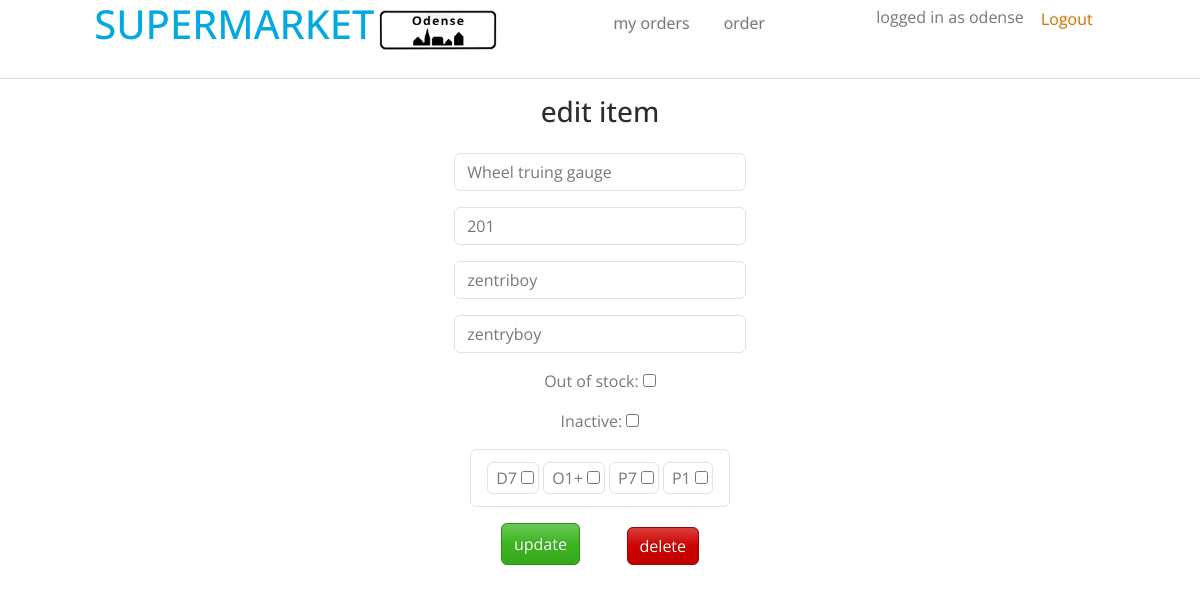
Page /edit-part/1617 (signed in) on the committed database.
### parts/models.py (models this page shows)
class Part(models.Model):
    title = models.CharField(max_length=200)
    slug = models.CharField(max_length=100, blank=True)
    danish_slug = models.CharField(max_length=100, blank=True)
    part_no = models.IntegerField(null=True, blank=True)
    part_group = models.CharField(max_length=50, blank=True)
    item_no = models.IntegerField(null=True, blank=True)
    group_no = models.IntegerField(null=True, blank=True)
    bike_models = models.JSONField(default=list, blank=True)
    out_of_stock = models.BooleanField(default=False)
    expected_date = models.DateField(null=True, blank=True)
    inactive = models.BooleanField(default=False)

### parts/views.py (the view, shortened to what this page needs)
# urls.py: path('edit-part/<int:id>', views.editPart, name='edit-part'),
@login_required(login_url='/login')
def editPart(request, id):
    part = get_object_or_404(Part, id=id)
    form = PartForm(instance=part)
    delete = request.POST.get('delete')
    if delete:
        part.delete()
        return redirect('parts:list-parts')
    return render(request, 'edit-part.html', {'form': form})

### parts/forms.py
class PartForm(ModelForm):
   class Meta:
        model = Part
        fields = ['title','part_no','slug','danish_slug','out_of_stock','inactive', 'bike_models']
        widgets = {
            'title': forms.widgets.TextInput(attrs={'class': 'form-control', 'placeholder': 'name'}),
            'part_no': forms.widgets.TextInput(attrs={'class': 'form-control', 'placeholder': 'SKU'}),
            'slug': forms.widgets.TextInput(attrs={'class': 'form-control', 'placeholder': 'slug'}),
            'danish_slug': forms.widgets.TextInput(attrs={'class': 'form-control', 'placeholder': 'dansk'}),
            'bike_models': forms.widgets.TextInput(attrs={'required': 'false','class': 'd-none'})
     }

### parts/templates/edit-part.html (shortened to what this page needs)
{% extends "base.html" %} {% block content %}
<div class="d-flex flex-column align-items-center m-auto">
    <h3>edit item</h3>
    <form method="POST" class="text-center" id="form">
       {{ form.as_p }}
       <div class="m-3 border rounded p-3">
        <div>
            <span class="border rounded p-1"><span class="m-1">D7</span></label><input type="checkbox" name="bikes" value="D7"></span>
            <span class="border rounded p-1"><span class="m-1">O1+</span></label><input type="checkbox" name="bikes" value="O1+"></span>
            <span class="border rounded p-1"><span class="m-1">P7</span></label><input type="checkbox" name="bikes" value="P7"></span>
             <span class="border rounded p-1"><span class="m-1">P1</span></label><input type="checkbox" name="bikes" value="P1"></span>
        </div>
       </div>
       <div class="d-flex justify-content-evenly">
        <button class="btn btn-success">update</button>
      </form>
        <button class="btn btn-danger mt-1" onclick="onDelete()">delete</button>
      </div>
{% endblock %}

### parts/templates/base.html (shortened to what this page needs)
{% load static %}
<!DOCTYPE html>
<html lang="en">
<head>
    <link rel="stylesheet" href="https://bootswatch.com/5/spacelab/bootstrap.min.css">
    <link rel="stylesheet" type="text/css" href="{% static 'global.css' %}">
</head>
<body >
    <nav class="d-flex justify-content-evenly">
        <div class="d-flex">
            <h1 style="color:#00a9e0;">SUPERMARKET</h1>
            <img src="{% static 'images/odense.jpg' %}" class="city-logo">
        </div>
        {% if user.is_authenticated %}
        <ul class="list-unstyled d-flex justify-content-center">
            {% if user.is_superuser %}
            {% if user.name == 'manager' %}
            <li><a href="{% url 'order:orders'%}"><button class="btn m-1">orders</button></a></li>
            <li><a href="{% url 'order:archive'%}"><button class="btn m-1">archive</button></a></li>
            <li><a href="https://supermarket.eu.pythonanywhere.com/"><button class="btn m-1">copenhagen</button></a></li>
            <li><a href="{% url 'parts:accounts'%}"><button class="btn m-1">accounts</button></a></li>
            {% else %}
            <li><a href="{% url 'order:orders'%}"><button class="btn m-1">orders</button></a></li>
            <li><a href="{% url 'order:archive'%}"><button class="btn m-1">archive</button></a></li>
            <li><a href="{% url 'parts:list-parts'%}"><button class="btn m-1">items</button></a></li>
            <li><a href="{% url 'parts:add-part'%}"><button class="btn m-1">add item</button></a></li>
            {% endif %}
            {% elif 'lead' in user.username %}
            <li><a href="{% url 'order:orders'%}"><button class="btn m-1">orders</button></a></li>
            <li><a href="{% url 'order:index'%}"><button class="btn m-1">order</button></a> </li>
            {% else %}
            <li><a href="{% url 'order:orders'%}"><button class="btn m-1">my orders</button></a></li>
            <li><a href="{% url 'order:index'%}"><button class="btn m-1">order</button></a> </li>
            {% endif %}
        </ul>
        <form action="{% url 'parts:logout' %}" method="POST">
              <span>logged in as {{ user.username }}</span>
              <button type="submit" class="btn btn-link; text-warning">Logout</button>
        </form>
        {% endif %}
    </nav>
    <hr>
    {% block content %}
    {%  endblock %}
</body>
</html>

### parts/static/global.css (style rules this page uses)
.city-logo { width: 8rem; height: 3rem; margin-top: .4rem; background-repeat: no-repeat; background-position: center; background-size: contain; display: inline-block; vertical-align: middle; }

### rows in the picture
Part: title "Wheel truing gauge", part_no "201", slug "zentriboy", danish_slug "zentryboy"

### other values in the picture
{{ user.username }} "odense"
